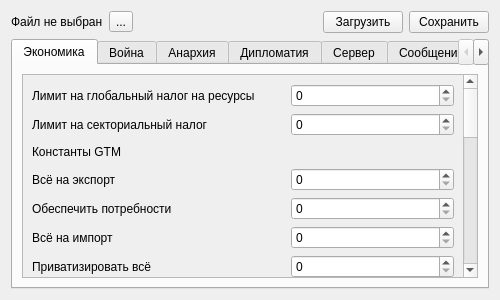
<?xml version="1.0" encoding="UTF-8"?>
<ui version="4.0">
 <class>HDMConfigWindow</class>
 <widget class="QWidget" name="HDMConfigWindow">
  <property name="geometry">
   <rect>
    <x>0</x>
    <y>0</y>
    <width>500</width>
    <height>300</height>
   </rect>
  </property>
  <property name="windowTitle">
   <string>Form</string>
  </property>
  <layout class="QVBoxLayout" name="verticalLayout_2">
   <item>
    <layout class="QHBoxLayout" name="horizontalLayout">
     <item>
      <widget class="QLabel" name="path">
       <property name="text">
        <string>Файл не выбран</string>
       </property>
      </widget>
     </item>
     <item>
      <widget class="QToolButton" name="toolButton">
       <property name="text">
        <string>...</string>
       </property>
      </widget>
     </item>
     <item>
      <spacer name="horizontalSpacer">
       <property name="orientation">
        <enum>Qt::Horizontal</enum>
       </property>
       <property name="sizeHint" stdset="0">
        <size>
         <width>40</width>
         <height>20</height>
        </size>
       </property>
      </spacer>
     </item>
     <item>
      <widget class="QPushButton" name="pushButton_load">
       <property name="text">
        <string>Загрузить</string>
       </property>
      </widget>
     </item>
     <item>
      <widget class="QPushButton" name="pushButton_save">
       <property name="text">
        <string>Сохранить</string>
       </property>
      </widget>
     </item>
    </layout>
   </item>
   <item>
    <widget class="QTabWidget" name="tabWidget">
     <property name="currentIndex">
      <number>0</number>
     </property>
     <widget class="QWidget" name="tab_economy">
      <attribute name="title">
       <string>Экономика</string>
      </attribute>
      <layout class="QVBoxLayout" name="verticalLayout_4">
       <item>
        <widget class="QScrollArea" name="scrollArea">
         <property name="widgetResizable">
          <bool>true</bool>
         </property>
         <widget class="QWidget" name="scrollAreaWidgetContents_2">
          <property name="geometry">
           <rect>
            <x>0</x>
            <y>-536</y>
            <width>437</width>
            <height>734</height>
           </rect>
          </property>
          <layout class="QFormLayout" name="formLayout_2">
           <item row="0" column="0">
            <widget class="QLabel" name="label_9">
             <property name="text">
              <string>Лимит на глобальный налог на ресурсы</string>
             </property>
            </widget>
           </item>
           <item row="0" column="1">
            <widget class="QSpinBox" name="globalTaxLimit"/>
           </item>
           <item row="2" column="0">
            <widget class="QLabel" name="label_10">
             <property name="text">
              <string>Константы GTM</string>
             </property>
            </widget>
           </item>
           <item row="2" column="1">
            <spacer name="horizontalSpacer_2">
             <property name="orientation">
              <enum>Qt::Horizontal</enum>
             </property>
             <property name="sizeHint" stdset="0">
              <size>
               <width>40</width>
               <height>20</height>
              </size>
             </property>
            </spacer>
           </item>
           <item row="3" column="0">
            <widget class="QLabel" name="label_11">
             <property name="text">
              <string>Всё на экспорт</string>
             </property>
            </widget>
           </item>
           <item row="3" column="1">
            <widget class="QSpinBox" name="globalTaxSpecials_exportAll"/>
           </item>
           <item row="4" column="0">
            <widget class="QLabel" name="label_12">
             <property name="text">
              <string>Обеспечить потребности</string>
             </property>
            </widget>
           </item>
           <item row="4" column="1">
            <widget class="QSpinBox" name="globalTaxSpecials_meetDomestic"/>
           </item>
           <item row="5" column="0">
            <widget class="QLabel" name="label_13">
             <property name="text">
              <string>Всё на импорт</string>
             </property>
            </widget>
           </item>
           <item row="5" column="1">
            <widget class="QSpinBox" name="globalTaxSpecials_importAll"/>
           </item>
           <item row="6" column="0">
            <widget class="QLabel" name="label_15">
             <property name="text">
              <string>Приватизировать всё</string>
             </property>
            </widget>
           </item>
           <item row="6" column="1">
            <widget class="QSpinBox" name="globalTaxSpecials_privatizeAll"/>
           </item>
           <item row="7" column="0">
            <widget class="QLabel" name="label_16">
             <property name="text">
              <string>Производство ресурсов</string>
             </property>
            </widget>
           </item>
           <item row="7" column="1">
            <spacer name="horizontalSpacer_3">
             <property name="orientation">
              <enum>Qt::Horizontal</enum>
             </property>
             <property name="sizeHint" stdset="0">
              <size>
               <width>40</width>
               <height>20</height>
              </size>
             </property>
            </spacer>
           </item>
           <item row="8" column="0">
            <widget class="QLabel" name="label_17">
             <property name="text">
              <string>Социализм</string>
             </property>
            </widget>
           </item>
           <item row="8" column="1">
            <widget class="QSpinBox" name="gvtTypeProductionModifiers_com"/>
           </item>
           <item row="9" column="0">
            <widget class="QLabel" name="label_18">
             <property name="text">
              <string>Военная диктатура</string>
             </property>
            </widget>
           </item>
           <item row="9" column="1">
            <widget class="QSpinBox" name="gvtTypeProductionModifiers_mil"/>
           </item>
           <item row="10" column="0">
            <widget class="QLabel" name="label_22">
             <property name="text">
              <string>Монархия</string>
             </property>
            </widget>
           </item>
           <item row="10" column="1">
            <widget class="QSpinBox" name="gvtTypeProductionModifiers_mon"/>
           </item>
           <item row="11" column="0">
            <widget class="QLabel" name="label_19">
             <property name="text">
              <string>Многопартийная демократия</string>
             </property>
            </widget>
           </item>
           <item row="11" column="1">
            <widget class="QSpinBox" name="gvtTypeProductionModifiers_mpd"/>
           </item>
           <item row="12" column="0">
            <widget class="QLabel" name="label_20">
             <property name="text">
              <string>Однопартийная демократия</string>
             </property>
            </widget>
           </item>
           <item row="12" column="1">
            <widget class="QSpinBox" name="gvtTypeProductionModifiers_spd"/>
           </item>
           <item row="13" column="0">
            <widget class="QLabel" name="label_21">
             <property name="text">
              <string>Теократия</string>
             </property>
            </widget>
           </item>
           <item row="13" column="1">
            <widget class="QSpinBox" name="gvtTypeProductionModifiers_the"/>
           </item>
           <item row="14" column="0">
            <widget class="QLabel" name="label_23">
             <property name="text">
              <string>Максимально допустимые налоги</string>
             </property>
            </widget>
           </item>
           <item row="14" column="1">
            <spacer name="horizontalSpacer_4">
             <property name="orientation">
              <enum>Qt::Horizontal</enum>
             </property>
             <property name="sizeHint" stdset="0">
              <size>
               <width>40</width>
               <height>20</height>
              </size>
             </property>
            </spacer>
           </item>
           <item row="15" column="0">
            <widget class="QLabel" name="label_24">
             <property name="text">
              <string>Социализм</string>
             </property>
            </widget>
           </item>
           <item row="15" column="1">
            <widget class="QSpinBox" name="incomeTaxLimits_com"/>
           </item>
           <item row="16" column="0">
            <widget class="QLabel" name="label_25">
             <property name="text">
              <string>Военная диктатура</string>
             </property>
            </widget>
           </item>
           <item row="16" column="1">
            <widget class="QSpinBox" name="incomeTaxLimits_mil"/>
           </item>
           <item row="17" column="0">
            <widget class="QLabel" name="label_26">
             <property name="text">
              <string>Монархия</string>
             </property>
            </widget>
           </item>
           <item row="17" column="1">
            <widget class="QSpinBox" name="incomeTaxLimits_mon"/>
           </item>
           <item row="18" column="0">
            <widget class="QLabel" name="label_27">
             <property name="text">
              <string>Многопартийная демократия</string>
             </property>
            </widget>
           </item>
           <item row="18" column="1">
            <widget class="QSpinBox" name="incomeTaxLimits_mpd"/>
           </item>
           <item row="19" column="0">
            <widget class="QLabel" name="label_28">
             <property name="text">
              <string>Однопартийная демократия</string>
             </property>
            </widget>
           </item>
           <item row="19" column="1">
            <widget class="QSpinBox" name="incomeTaxLimits_spd"/>
           </item>
           <item row="20" column="0">
            <widget class="QLabel" name="label_29">
             <property name="text">
              <string>Теократия</string>
             </property>
            </widget>
           </item>
           <item row="20" column="1">
            <widget class="QSpinBox" name="incomeTaxLimits_the"/>
           </item>
           <item row="21" column="0">
            <widget class="QLabel" name="label_30">
             <property name="text">
              <string>Настройки экономического роста</string>
             </property>
            </widget>
           </item>
           <item row="21" column="1">
            <spacer name="horizontalSpacer_5">
             <property name="orientation">
              <enum>Qt::Horizontal</enum>
             </property>
             <property name="sizeHint" stdset="0">
              <size>
               <width>40</width>
               <height>20</height>
              </size>
             </property>
            </spacer>
           </item>
           <item row="22" column="0">
            <widget class="QLabel" name="label_31">
             <property name="text">
              <string>Подоходный налог влияет на рост</string>
             </property>
            </widget>
           </item>
           <item row="22" column="1">
            <widget class="QCheckBox" name="incomeTaxRateAffectsGrowth">
             <property name="layoutDirection">
              <enum>Qt::RightToLeft</enum>
             </property>
             <property name="text">
              <string/>
             </property>
            </widget>
           </item>
           <item row="23" column="0">
            <widget class="QLabel" name="label_32">
             <property name="text">
              <string>Использовать новую механику экспорта</string>
             </property>
            </widget>
           </item>
           <item row="23" column="1">
            <widget class="QCheckBox" name="useNewExportMechanics">
             <property name="layoutDirection">
              <enum>Qt::RightToLeft</enum>
             </property>
             <property name="text">
              <string/>
             </property>
            </widget>
           </item>
           <item row="24" column="0">
            <widget class="QLabel" name="label_33">
             <property name="text">
              <string>Новая формула роста от налога на ресурсы</string>
             </property>
            </widget>
           </item>
           <item row="24" column="1">
            <widget class="QCheckBox" name="useNewResourceTaxFormula">
             <property name="layoutDirection">
              <enum>Qt::RightToLeft</enum>
             </property>
             <property name="text">
              <string/>
             </property>
            </widget>
           </item>
           <item row="1" column="0">
            <widget class="QLabel" name="label_34">
             <property name="text">
              <string>Лимит на секториальный налог</string>
             </property>
            </widget>
           </item>
           <item row="1" column="1">
            <widget class="QSpinBox" name="resourceTaxLimit"/>
           </item>
           <item row="25" column="0">
            <widget class="QLabel" name="label_37">
             <property name="text">
              <string>Увеличить смертность для старой популяции</string>
             </property>
            </widget>
           </item>
           <item row="25" column="1">
            <widget class="QCheckBox" name="increaseDeathRateForAgingPopulation">
             <property name="layoutDirection">
              <enum>Qt::RightToLeft</enum>
             </property>
             <property name="text">
              <string/>
             </property>
            </widget>
           </item>
          </layout>
         </widget>
        </widget>
       </item>
      </layout>
     </widget>
     <widget class="QWidget" name="tab_war">
      <attribute name="title">
       <string>Война</string>
      </attribute>
      <layout class="QVBoxLayout" name="verticalLayout_3">
       <item>
        <widget class="QScrollArea" name="scrollArea_2">
         <property name="widgetResizable">
          <bool>true</bool>
         </property>
         <widget class="QWidget" name="scrollAreaWidgetContents_3">
          <property name="geometry">
           <rect>
            <x>0</x>
            <y>-123</y>
            <width>437</width>
            <height>321</height>
           </rect>
          </property>
          <layout class="QFormLayout" name="formLayout_3">
           <item row="0" column="0">
            <widget class="QLabel" name="label_14">
             <property name="text">
              <string>Оккупация уничтожает ЯО</string>
             </property>
            </widget>
           </item>
           <item row="0" column="1">
            <widget class="QCheckBox" name="disableNuclearOnOccupy">
             <property name="layoutDirection">
              <enum>Qt::RightToLeft</enum>
             </property>
             <property name="text">
              <string/>
             </property>
            </widget>
           </item>
           <item row="1" column="0">
            <widget class="QLabel" name="label_35">
             <property name="text">
              <string>Оккупация уничтожает ПРО</string>
             </property>
            </widget>
           </item>
           <item row="1" column="1">
            <widget class="QCheckBox" name="disbandAMDSOnOccupy">
             <property name="layoutDirection">
              <enum>Qt::RightToLeft</enum>
             </property>
             <property name="text">
              <string/>
             </property>
            </widget>
           </item>
           <item row="2" column="0">
            <widget class="QLabel" name="label_41">
             <property name="text">
              <string>Правило флота</string>
             </property>
            </widget>
           </item>
           <item row="2" column="1">
            <widget class="QCheckBox" name="navalRuleEnabled">
             <property name="layoutDirection">
              <enum>Qt::RightToLeft</enum>
             </property>
             <property name="text">
              <string/>
             </property>
            </widget>
           </item>
           <item row="3" column="0">
            <widget class="QLabel" name="label_50">
             <property name="text">
              <string>Радиус вступления в битву</string>
             </property>
            </widget>
           </item>
           <item row="4" column="0">
            <widget class="QLabel" name="label_42">
             <property name="text">
              <string>Радиус взрыва ЯО</string>
             </property>
            </widget>
           </item>
           <item row="4" column="1">
            <widget class="QSpinBox" name="nuclearMissileRangePercentage"/>
           </item>
           <item row="5" column="0">
            <widget class="QLabel" name="label_36">
             <property name="text">
              <string>Расходы на содержание</string>
             </property>
            </widget>
           </item>
           <item row="5" column="1">
            <spacer name="horizontalSpacer_6">
             <property name="orientation">
              <enum>Qt::Horizontal</enum>
             </property>
             <property name="sizeHint" stdset="0">
              <size>
               <width>40</width>
               <height>20</height>
              </size>
             </property>
            </spacer>
           </item>
           <item row="6" column="0">
            <widget class="QLabel" name="label_38">
             <property name="text">
              <string>Пехота</string>
             </property>
            </widget>
           </item>
           <item row="6" column="1">
            <layout class="QHBoxLayout" name="infLayout">
             <item>
              <widget class="QSpinBox" name="militaryUpkeepPercentages_inf_rec">
               <property name="minimum">
                <number>1</number>
               </property>
               <property name="maximum">
                <number>999</number>
               </property>
              </widget>
             </item>
             <item>
              <widget class="QSpinBox" name="militaryUpkeepPercentages_inf_reg">
               <property name="minimum">
                <number>1</number>
               </property>
               <property name="maximum">
                <number>999</number>
               </property>
              </widget>
             </item>
             <item>
              <widget class="QSpinBox" name="militaryUpkeepPercentages_inf_vet">
               <property name="minimum">
                <number>1</number>
               </property>
               <property name="maximum">
                <number>999</number>
               </property>
              </widget>
             </item>
             <item>
              <widget class="QSpinBox" name="militaryUpkeepPercentages_inf_eli">
               <property name="minimum">
                <number>1</number>
               </property>
               <property name="maximum">
                <number>999</number>
               </property>
              </widget>
             </item>
            </layout>
           </item>
           <item row="7" column="0">
            <widget class="QLabel" name="label_43">
             <property name="text">
              <string>Сухопутные силы</string>
             </property>
            </widget>
           </item>
           <item row="7" column="1">
            <layout class="QHBoxLayout" name="groLayout">
             <item>
              <widget class="QSpinBox" name="gro_rec">
               <property name="minimum">
                <number>1</number>
               </property>
               <property name="maximum">
                <number>999</number>
               </property>
              </widget>
             </item>
             <item>
              <widget class="QSpinBox" name="gro_reg">
               <property name="minimum">
                <number>1</number>
               </property>
               <property name="maximum">
                <number>999</number>
               </property>
              </widget>
             </item>
             <item>
              <widget class="QSpinBox" name="gro_vet">
               <property name="minimum">
                <number>1</number>
               </property>
               <property name="maximum">
                <number>999</number>
               </property>
              </widget>
             </item>
             <item>
              <widget class="QSpinBox" name="gro_eli">
               <property name="minimum">
                <number>1</number>
               </property>
               <property name="maximum">
                <number>999</number>
               </property>
              </widget>
             </item>
            </layout>
           </item>
           <item row="8" column="0">
            <widget class="QLabel" name="label_52">
             <property name="text">
              <string>ВВС</string>
             </property>
            </widget>
           </item>
           <item row="8" column="1">
            <layout class="QHBoxLayout" name="airLayout">
             <item>
              <widget class="QSpinBox" name="militaryUpkeepPercentages_air_rec">
               <property name="minimum">
                <number>1</number>
               </property>
               <property name="maximum">
                <number>999</number>
               </property>
              </widget>
             </item>
             <item>
              <widget class="QSpinBox" name="militaryUpkeepPercentages_air_reg">
               <property name="minimum">
                <number>1</number>
               </property>
               <property name="maximum">
                <number>999</number>
               </property>
              </widget>
             </item>
             <item>
              <widget class="QSpinBox" name="militaryUpkeepPercentages_air_vet">
               <property name="minimum">
                <number>1</number>
               </property>
               <property name="maximum">
                <number>999</number>
               </property>
              </widget>
             </item>
             <item>
              <widget class="QSpinBox" name="militaryUpkeepPercentages_air_eli">
               <property name="minimum">
                <number>1</number>
               </property>
               <property name="maximum">
                <number>999</number>
               </property>
              </widget>
             </item>
            </layout>
           </item>
           <item row="9" column="0">
            <widget class="QLabel" name="label_39">
             <property name="text">
              <string>ВМФ</string>
             </property>
            </widget>
           </item>
           <item row="9" column="1">
            <layout class="QHBoxLayout" name="navLayout">
             <item>
              <widget class="QSpinBox" name="militaryUpkeepPercentages_nav_rec">
               <property name="minimum">
                <number>1</number>
               </property>
               <property name="maximum">
                <number>999</number>
               </property>
              </widget>
             </item>
             <item>
              <widget class="QSpinBox" name="militaryUpkeepPercentages_nav_reg">
               <property name="minimum">
                <number>1</number>
               </property>
               <property name="maximum">
                <number>999</number>
               </property>
              </widget>
             </item>
             <item>
              <widget class="QSpinBox" name="militaryUpkeepPercentages_nav_vet">
               <property name="minimum">
                <number>1</number>
               </property>
               <property name="maximum">
                <number>999</number>
               </property>
              </widget>
             </item>
             <item>
              <widget class="QSpinBox" name="militaryUpkeepPercentages_nav_eli">
               <property name="minimum">
                <number>1</number>
               </property>
               <property name="maximum">
                <number>999</number>
               </property>
              </widget>
             </item>
            </layout>
           </item>
           <item row="10" column="0">
            <widget class="QLabel" name="label_40">
             <property name="text">
              <string>ЯО</string>
             </property>
            </widget>
           </item>
           <item row="10" column="1">
            <widget class="QSpinBox" name="militaryUpkeepPercentages_nuc">
             <property name="minimum">
              <number>1</number>
             </property>
             <property name="maximum">
              <number>999</number>
             </property>
            </widget>
           </item>
           <item row="3" column="1">
            <widget class="QDoubleSpinBox" name="combatRangeDegrees">
             <property name="layoutDirection">
              <enum>Qt::LeftToRight</enum>
             </property>
             <property name="singleStep">
              <double>0.100000000000000</double>
             </property>
            </widget>
           </item>
          </layout>
         </widget>
        </widget>
       </item>
      </layout>
     </widget>
     <widget class="QWidget" name="tab_anarchy">
      <attribute name="title">
       <string>Анархия</string>
      </attribute>
      <layout class="QVBoxLayout" name="verticalLayout_7">
       <item>
        <widget class="QScrollArea" name="scrollArea_4">
         <property name="widgetResizable">
          <bool>true</bool>
         </property>
         <widget class="QWidget" name="scrollAreaWidgetContents">
          <property name="geometry">
           <rect>
            <x>0</x>
            <y>-98</y>
            <width>437</width>
            <height>296</height>
           </rect>
          </property>
          <layout class="QFormLayout" name="formLayout_4">
           <item row="0" column="0">
            <widget class="QLabel" name="label_44">
             <property name="text">
              <string>Анархия</string>
             </property>
            </widget>
           </item>
           <item row="0" column="1">
            <spacer name="horizontalSpacer_7">
             <property name="orientation">
              <enum>Qt::Horizontal</enum>
             </property>
             <property name="sizeHint" stdset="0">
              <size>
               <width>40</width>
               <height>20</height>
              </size>
             </property>
            </spacer>
           </item>
           <item row="1" column="0">
            <widget class="QLabel" name="label_45">
             <property name="text">
              <string>Шанс на случайную анархию</string>
             </property>
            </widget>
           </item>
           <item row="1" column="1">
            <widget class="QSpinBox" name="anarchy_chanceDueToStability">
             <property name="maximum">
              <number>100</number>
             </property>
             <property name="value">
              <number>0</number>
             </property>
            </widget>
           </item>
           <item row="2" column="0">
            <widget class="QLabel" name="label_46">
             <property name="text">
              <string>Для случайной анархиии стаба &lt;=</string>
             </property>
            </widget>
           </item>
           <item row="2" column="1">
            <widget class="QSpinBox" name="anarchy_stabilityLowerLimit">
             <property name="maximum">
              <number>100</number>
             </property>
             <property name="value">
              <number>0</number>
             </property>
            </widget>
           </item>
           <item row="3" column="0">
            <widget class="QLabel" name="label_47">
             <property name="text">
              <string>Выход из анархии</string>
             </property>
            </widget>
           </item>
           <item row="3" column="1">
            <widget class="QSpinBox" name="anarchy_expectedStabilityUpperLimit">
             <property name="maximum">
              <number>100</number>
             </property>
             <property name="value">
              <number>20</number>
             </property>
            </widget>
           </item>
           <item row="4" column="0">
            <widget class="QLabel" name="label_48">
             <property name="text">
              <string>Для гарантированной анархии стаба &lt;=</string>
             </property>
            </widget>
           </item>
           <item row="4" column="1">
            <widget class="QSpinBox" name="anarchy_expectedStabilityLowerLimit">
             <property name="maximum">
              <number>100</number>
             </property>
             <property name="value">
              <number>10</number>
             </property>
            </widget>
           </item>
           <item row="5" column="0">
            <widget class="QLabel" name="label_49">
             <property name="text">
              <string>Гражданские войны</string>
             </property>
            </widget>
           </item>
           <item row="5" column="1">
            <spacer name="horizontalSpacer_8">
             <property name="orientation">
              <enum>Qt::Horizontal</enum>
             </property>
             <property name="sizeHint" stdset="0">
              <size>
               <width>40</width>
               <height>20</height>
              </size>
             </property>
            </spacer>
           </item>
           <item row="6" column="0">
            <widget class="QLabel" name="label_51">
             <property name="text">
              <string>Id повстанцев</string>
             </property>
            </widget>
           </item>
           <item row="6" column="1">
            <widget class="QSpinBox" name="civilWar_rebelsId">
             <property name="maximum">
              <number>500</number>
             </property>
             <property name="value">
              <number>194</number>
             </property>
            </widget>
           </item>
           <item row="7" column="0">
            <widget class="QLabel" name="label_53">
             <property name="text">
              <string>Шанс на гражданскую войну</string>
             </property>
            </widget>
           </item>
           <item row="7" column="1">
            <widget class="QSpinBox" name="civilWar_chance">
             <property name="maximum">
              <number>100</number>
             </property>
            </widget>
           </item>
           <item row="8" column="0">
            <widget class="QLabel" name="label_54">
             <property name="text">
              <string>Процент оккупированных регионов</string>
             </property>
            </widget>
           </item>
           <item row="9" column="0">
            <widget class="QLabel" name="label_55">
             <property name="text">
              <string>Процент аннексированных регионов</string>
             </property>
            </widget>
           </item>
           <item row="8" column="1">
            <widget class="QSpinBox" name="civilWar_controlChance">
             <property name="maximum">
              <number>100</number>
             </property>
             <property name="value">
              <number>40</number>
             </property>
            </widget>
           </item>
           <item row="9" column="1">
            <widget class="QSpinBox" name="civilWar_annexChance">
             <property name="maximum">
              <number>100</number>
             </property>
             <property name="value">
              <number>50</number>
             </property>
            </widget>
           </item>
          </layout>
         </widget>
        </widget>
       </item>
      </layout>
     </widget>
     <widget class="QWidget" name="tab_diplomacy">
      <attribute name="title">
       <string>Дипломатия</string>
      </attribute>
      <layout class="QVBoxLayout" name="verticalLayout_8">
       <item>
        <widget class="QScrollArea" name="scrollArea_5">
         <property name="widgetResizable">
          <bool>true</bool>
         </property>
         <widget class="QWidget" name="scrollAreaWidgetContents_4">
          <property name="geometry">
           <rect>
            <x>0</x>
            <y>-67</y>
            <width>437</width>
            <height>265</height>
           </rect>
          </property>
          <layout class="QFormLayout" name="formLayout_5">
           <item row="1" column="0">
            <widget class="QLabel" name="label_56">
             <property name="text">
              <string>Разрешить ботам гасить долг игрокам</string>
             </property>
            </widget>
           </item>
           <item row="1" column="1">
            <widget class="QCheckBox" name="allowAIAssumeDebt">
             <property name="text">
              <string/>
             </property>
            </widget>
           </item>
           <item row="3" column="0">
            <widget class="QLabel" name="label_59">
             <property name="text">
              <string>Разрешить обороняющемуся оккупировать атакующего</string>
             </property>
            </widget>
           </item>
           <item row="3" column="1">
            <widget class="QCheckBox" name="allowDefenderAttackAttackerTerritory">
             <property name="text">
              <string/>
             </property>
             <property name="tristate">
              <bool>false</bool>
             </property>
            </widget>
           </item>
           <item row="4" column="0">
            <widget class="QLabel" name="label_63">
             <property name="text">
              <string>% Оккупированных регионов для пуска ЯО</string>
             </property>
            </widget>
           </item>
           <item row="4" column="1">
            <widget class="QSpinBox" name="occupiedRegionPercentageForNuclear">
             <property name="maximum">
              <number>100</number>
             </property>
            </widget>
           </item>
           <item row="5" column="0">
            <widget class="QLabel" name="label_60">
             <property name="text">
              <string>Потери производства при аннексии</string>
             </property>
            </widget>
           </item>
           <item row="5" column="1">
            <widget class="QSpinBox" name="productionLossOnAnnex">
             <property name="maximum">
              <number>100</number>
             </property>
             <property name="value">
              <number>20</number>
             </property>
            </widget>
           </item>
           <item row="6" column="0">
            <widget class="QLabel" name="label_64">
             <property name="text">
              <string>Потери отношений при аннексии в % от обычной потери</string>
             </property>
            </widget>
           </item>
           <item row="6" column="1">
            <widget class="QSpinBox" name="annexationRelationLossPercent">
             <property name="maximum">
              <number>100</number>
             </property>
             <property name="value">
              <number>70</number>
             </property>
            </widget>
           </item>
           <item row="7" column="0">
            <widget class="QLabel" name="label_58">
             <property name="text">
              <string>Разрешить создавать из игроков марионетки</string>
             </property>
            </widget>
           </item>
           <item row="7" column="1">
            <widget class="QCheckBox" name="allowHumanClientStates">
             <property name="text">
              <string/>
             </property>
            </widget>
           </item>
           <item row="8" column="0">
            <widget class="QLabel" name="label_62">
             <property name="text">
              <string>Дань марионетки, %ВВП</string>
             </property>
            </widget>
           </item>
           <item row="8" column="1">
            <widget class="QSpinBox" name="tributePercent">
             <property name="maximum">
              <number>100</number>
             </property>
             <property name="value">
              <number>1</number>
             </property>
            </widget>
           </item>
           <item row="9" column="0">
            <widget class="QLabel" name="label_61">
             <property name="text">
              <string>Автоматически исполнять миссии</string>
             </property>
            </widget>
           </item>
           <item row="9" column="1">
            <widget class="QCheckBox" name="autoCovertMissions">
             <property name="text">
              <string/>
             </property>
            </widget>
           </item>
           <item row="10" column="0">
            <widget class="QLabel" name="label_57">
             <property name="text">
              <string>Максимальное количество ячеек в стране</string>
             </property>
            </widget>
           </item>
           <item row="10" column="1">
            <widget class="QSpinBox" name="maximumCellsInForeignCountry">
             <property name="maximum">
              <number>1000</number>
             </property>
            </widget>
           </item>
          </layout>
         </widget>
        </widget>
       </item>
      </layout>
     </widget>
     <widget class="QWidget" name="tab_server">
      <attribute name="title">
       <string>Сервер</string>
      </attribute>
      <layout class="QVBoxLayout" name="verticalLayout_6">
       <item>
        <widget class="QScrollArea" name="scrollArea_3">
         <property name="widgetResizable">
          <bool>true</bool>
         </property>
         <widget class="QWidget" name="scrollAreaWidgetContents_3">
          <property name="geometry">
           <rect>
            <x>0</x>
            <y>-15</y>
            <width>437</width>
            <height>213</height>
           </rect>
          </property>
          <layout class="QVBoxLayout" name="verticalLayout">
           <item>
            <layout class="QHBoxLayout" name="horizontalLayout_2">
             <item>
              <layout class="QFormLayout" name="formLayout">
               <item row="0" column="0">
                <widget class="QLabel" name="label">
                 <property name="text">
                  <string>Активировать все страны</string>
                 </property>
                </widget>
               </item>
               <item row="0" column="1">
                <widget class="QCheckBox" name="activateAllDatabaseCountries">
                 <property name="text">
                  <string/>
                 </property>
                </widget>
               </item>
               <item row="1" column="0">
                <widget class="QLabel" name="label_3">
                 <property name="text">
                  <string>Совместимость с SP2 1.5.x</string>
                 </property>
                </widget>
               </item>
               <item row="1" column="1">
                <widget class="QCheckBox" name="compatibleSaveFormat">
                 <property name="text">
                  <string/>
                 </property>
                </widget>
               </item>
               <item row="2" column="0">
                <widget class="QLabel" name="label_4">
                 <property name="text">
                  <string>Отключитить кик после экокраха</string>
                 </property>
                </widget>
               </item>
               <item row="2" column="1">
                <widget class="QCheckBox" name="continueAfterEconomicFailure">
                 <property name="text">
                  <string/>
                 </property>
                </widget>
               </item>
               <item row="3" column="0">
                <widget class="QLabel" name="label_5">
                 <property name="text">
                  <string>Отключить кик после проигранных выборов</string>
                 </property>
                </widget>
               </item>
               <item row="3" column="1">
                <widget class="QCheckBox" name="continueAfterElectionLoss">
                 <property name="text">
                  <string/>
                 </property>
                </widget>
               </item>
               <item row="4" column="0">
                <widget class="QLabel" name="label_6">
                 <property name="text">
                  <string>Странам нужны регионы для существования</string>
                 </property>
                </widget>
               </item>
               <item row="4" column="1">
                <widget class="QCheckBox" name="countryNeedsRegions">
                 <property name="text">
                  <string/>
                 </property>
                </widget>
               </item>
               <item row="5" column="0">
                <widget class="QLabel" name="label_7">
                 <property name="text">
                  <string>Период автосохранения игры на сервере</string>
                 </property>
                </widget>
               </item>
               <item row="5" column="1">
                <widget class="QSpinBox" name="dedicatedServerAutosavePeriod">
                 <property name="maximum">
                  <number>60</number>
                 </property>
                 <property name="value">
                  <number>1</number>
                 </property>
                </widget>
               </item>
               <item row="6" column="0">
                <widget class="QLabel" name="label_8">
                 <property name="text">
                  <string>Сохранять в корень игры</string>
                 </property>
                </widget>
               </item>
               <item row="6" column="1">
                <widget class="QCheckBox" name="dedicatedServerAutosaveToJoshuaFolder">
                 <property name="text">
                  <string/>
                 </property>
                </widget>
               </item>
               <item row="7" column="0">
                <widget class="QLabel" name="label_2">
                 <property name="text">
                  <string>Писать о экокрахе в чат</string>
                 </property>
                </widget>
               </item>
               <item row="7" column="1">
                <widget class="QCheckBox" name="logBankruptcies">
                 <property name="text">
                  <string/>
                 </property>
                </widget>
               </item>
              </layout>
             </item>
            </layout>
           </item>
          </layout>
         </widget>
        </widget>
       </item>
      </layout>
     </widget>
     <widget class="QWidget" name="tab_message">
      <attribute name="title">
       <string>Сообщение при входе на сервер</string>
      </attribute>
      <layout class="QVBoxLayout" name="verticalLayout_5">
       <item>
        <widget class="QTextEdit" name="message">
         <property name="placeholderText">
          <string>Добро пожаловать на сервер!</string>
         </property>
        </widget>
       </item>
      </layout>
     </widget>
    </widget>
   </item>
  </layout>
 </widget>
 <resources/>
 <connections/>
</ui>
